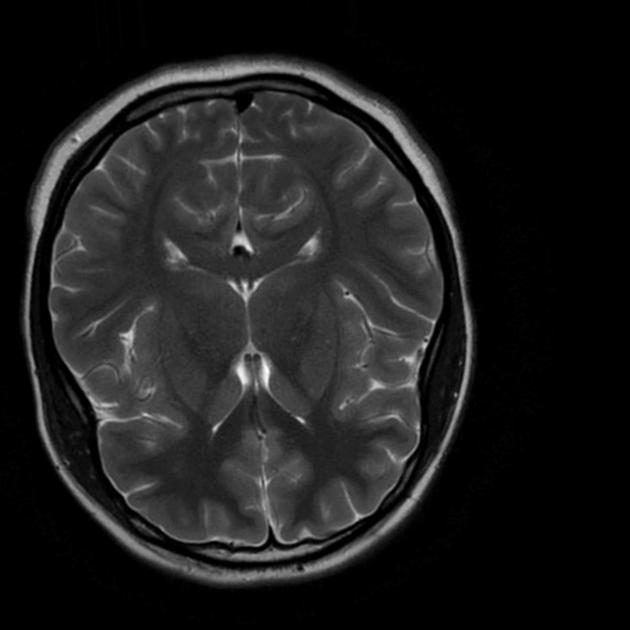
#> input picture Brain-Tumor-Detection-master/augmented data/yes/Y1.jpg, 630 x 630 px, found by its file name; its folder holds only this picture in this run
$ jupyter execute --allow-errors 'Brain Tumor Detection.ipynb'   (shell and % lines are left out)
#> lines starting #> are read from the running program, lines starting #| are printed output that depends on the picture; after the words box and inside, x2 and y2 are one past the last pixel; in counts of white or black regions, pixels touching at a corner belong together
#> in load_data, image is the input picture: shape (630, 630, 3); min 0, max 255, mean 29
# Brain Tumor Detection Using a Convolutional Neural Network

**About the Brain MRI Images dataset:**<br>
The dataset contains 2 folders: yes and no which contains 253 Brain MRI Images. The folder yes contains 155 Brain MRI Images that are tumorous and the folder no contains 98 Brain MRI Images that are non-tumorous. You can find it [here](https://www.kaggle.com/navoneel/brain-mri-images-for-brain-tumor-detection).

## Import Necessary Modules

[cell 1]
import tensorflow as tf
from tensorflow.keras.layers import Conv2D, Input, ZeroPadding2D, BatchNormalization, Activation, MaxPooling2D, Flatten, Dense
from tensorflow.keras.models import Model, load_model
from tensorflow.keras.callbacks import TensorBoard, ModelCheckpoint
from sklearn.model_selection import train_test_split
from sklearn.metrics import f1_score
from sklearn.utils import shuffle
import cv2
import imutils
import numpy as np
import matplotlib.pyplot as plt
import time
from os import listdir

## Data Preparation & Preprocessing

In order to crop the part that contains only the brain of the image, I used a cropping technique to find the extreme top, bottom, left and right points of the brain. You can read more about it here [Finding extreme points in contours with OpenCV](https://www.pyimagesearch.com/2016/04/11/finding-extreme-points-in-contours-with-opencv/).

[cell 2]
def crop_brain_contour(image, plot=False):

    #import imutils
    #import cv2
    #from matplotlib import pyplot as plt

    # Convert the image to grayscale, and blur it slightly
#> called with plot = False
    gray = cv2.cvtColor(image, cv2.COLOR_BGR2GRAY)
    gray = cv2.GaussianBlur(gray, (5, 5), 0)

    # Threshold the image, then perform a series of erosions +
    # dilations to remove any small regions of noise
    thresh = cv2.threshold(gray, 45, 255, cv2.THRESH_BINARY)[1]
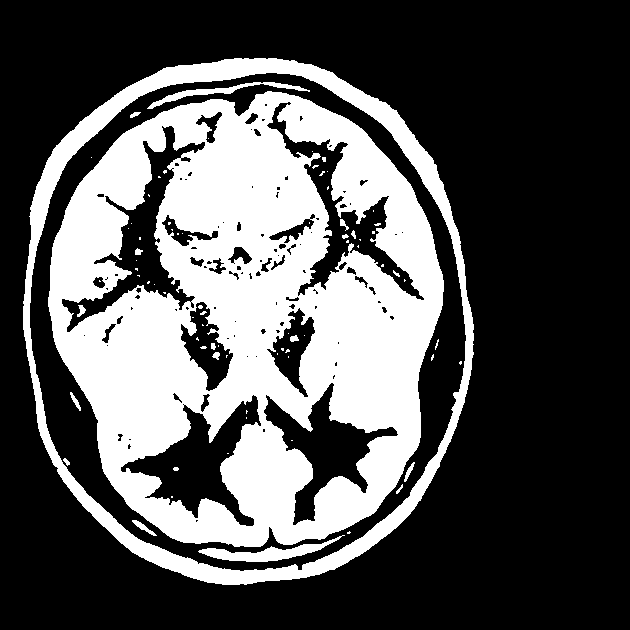
#> thresh: shape (630, 630); 33.2% white; 77 white regions (57 under 20 px), largest, box (x1, y1, x2, y2) and area: (48, 91, 444, 547) 108915, (23, 58, 474, 585) 19913, (198, 535, 345, 562) 1234
    thresh = cv2.erode(thresh, None, iterations=2)
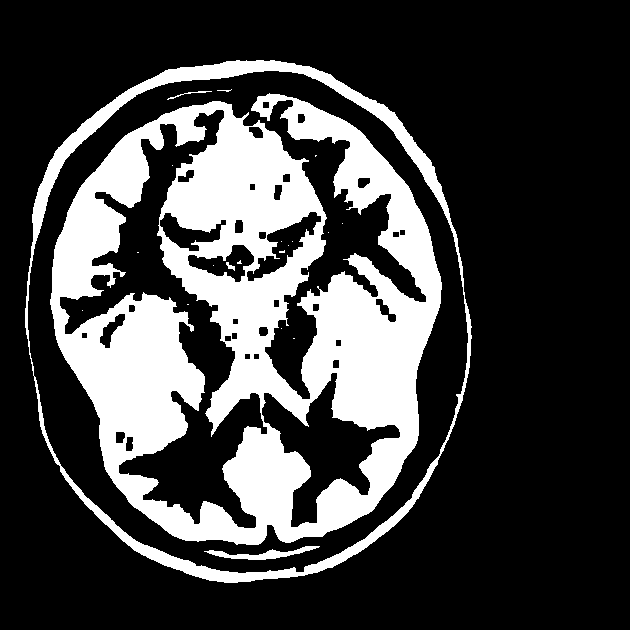
#> thresh: shape (630, 630); 25.9% white; 21 white regions (16 under 20 px), largest, box (x1, y1, x2, y2) and area: (50, 93, 442, 545) 89887, (25, 60, 472, 583) 12170, (204, 546, 320, 560) 578, (167, 91, 212, 100) 65, (226, 262, 235, 271) 38
    thresh = cv2.dilate(thresh, None, iterations=2)
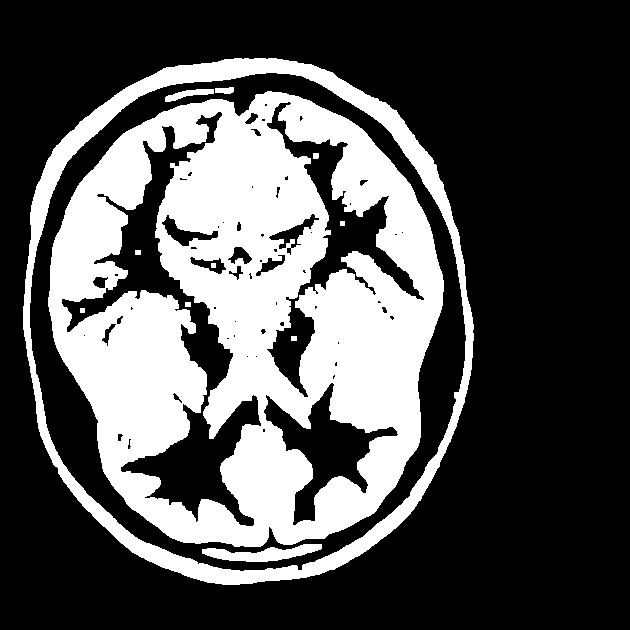
#> thresh: shape (630, 630); 32.5% white; 12 white regions

    # Find contours in thresholded image, then grab the largest one
    cnts = cv2.findContours(thresh.copy(), cv2.RETR_EXTERNAL, cv2.CHAIN_APPROX_SIMPLE)
#> cnts = 1 contour; box (x1, y1, x2, y2) and area: (23, 58, 474, 585) 190886
    cnts = imutils.grab_contours(cnts)
    c = max(cnts, key=cv2.contourArea)
#> c = contour of 668 points, box (x1, y1, x2, y2) (23, 58, 474, 585), area 190886


    # Find the extreme points
    extLeft = tuple(c[c[:, :, 0].argmin()][0])
#> extLeft = (23, 306)
    extRight = tuple(c[c[:, :, 0].argmax()][0])
#> extRight = (473, 340)
    extTop = tuple(c[c[:, :, 1].argmin()][0])
#> extTop = (234, 58)
    extBot = tuple(c[c[:, :, 1].argmax()][0])
#> extBot = (222, 584)

    # crop new image out of the original image using the four extreme points (left, right, top, bottom)
    new_image = image[extTop[1]:extBot[1], extLeft[0]:extRight[0]]
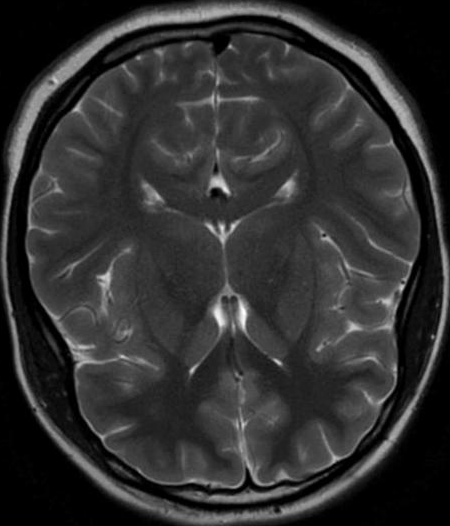
#> new_image: shape (526, 450, 3); min 0, max 255, mean 48.4

    if plot:
        plt.figure()

        plt.subplot(1, 2, 1)
        plt.imshow(image)

        plt.tick_params(axis='both', which='both',
                        top=False, bottom=False, left=False, right=False,
                        labelbottom=False, labeltop=False, labelleft=False, labelright=False)

        plt.title('Original Image')

        plt.subplot(1, 2, 2)
        plt.imshow(new_image)

        plt.tick_params(axis='both', which='both',
                        top=False, bottom=False, left=False, right=False,
                        labelbottom=False, labeltop=False, labelleft=False, labelright=False)

        plt.title('Cropped Image')

        plt.show()

    return new_image

In order to better understand what it's doing, let's grab an image from the dataset and apply this cropping function to see the result:

### Load up the data:

The following function takes two arguments, the first one is a list of directory paths for the folders 'yes' and 'no' that contain the image data and the second argument is the image size, and for every image in both directories and does the following:
1. Read the image.
2. Crop the part of the image representing only the brain.
3. Resize the image (because the images in the dataset come in different sizes (meaning width, height and # of channels). So, we want all of our images to be (240, 240, 3) to feed it as an input to the neural network.
4. Apply normalization because we want pixel values to be scaled to the range 0-1.
5. Append the image to <i>X</i> and its label to <i>y</i>.<br>

After that, Shuffle <i>X</i> and <i>y</i>, because the data is ordered (meaning the arrays contains the first part belonging to one class and the second part belonging to the other class, and we don't want that).<br>
Finally, Return <i>X</i> and <i>y</i>.

[cell 3]
def load_data(dir_list, image_size):
    """
    Read images, resize and normalize them.
    Arguments:
        dir_list: list of strings representing file directories.
    Returns:
        X: A numpy array with shape = (#_examples, image_width, image_height, #_channels)
        y: A numpy array with shape = (#_examples, 1)
    """

    # load all images in a directory
    X = []
    y = []
    image_width, image_height = image_size

    for directory in dir_list:
        for filename in listdir(directory):
            # load the image
            image = cv2.imread(directory + '\\' + filename)
            # crop the brain and ignore the unnecessary rest part of the image
            image = crop_brain_contour(image, plot=False)
            # resize image
            image = cv2.resize(image, dsize=(image_width, image_height), interpolation=cv2.INTER_CUBIC)
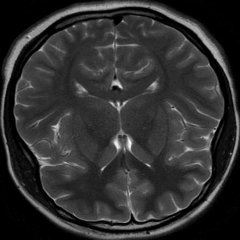
#> image: shape (240, 240, 3); min 0, max 250, mean 48.4
            # normalize values
            image = image / 255.
            # convert image to numpy array and append it to X
            X.append(image)
            # append a value of 1 to the target array if the image
            # is in the folder named 'yes', otherwise append 0.
            if directory[-3:] == 'yes':
                y.append([1])
            else:
                y.append([0])

    X = np.array(X)
    y = np.array(y)

    # Shuffle the data
    X, y = shuffle(X, y)

    print(f'Number of examples is: {len(X)}')
    print(f'X shape is: {X.shape}')
    print(f'y shape is: {y.shape}')

    return X, y
